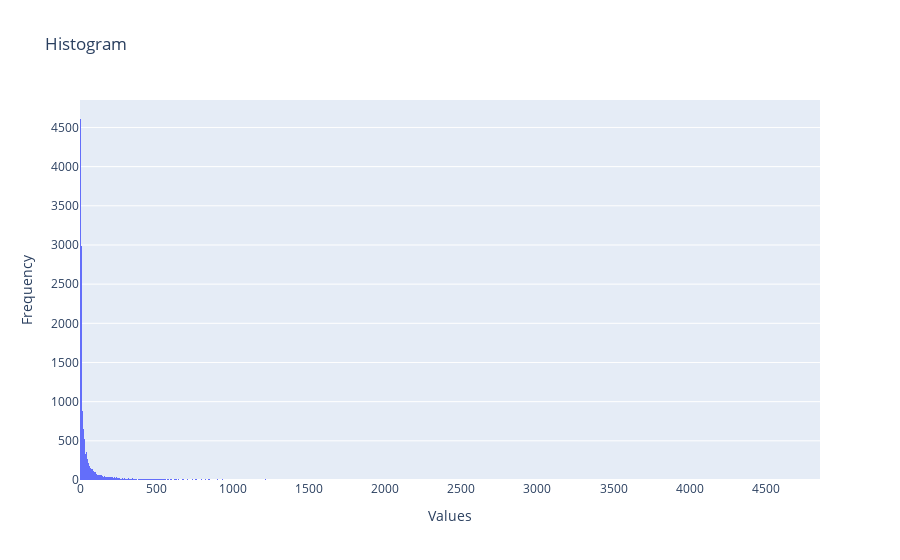

The notebook cell this image was saved under:
### Code cell
number_of_reviews = df_out.groupby("movie_id")["user_id"].count()

import plotly.graph_objects as go

# Create the histogram trace
histogram_trace = go.Histogram(x=number_of_reviews, nbinsx=1000)

# Create the layout
layout = go.Layout(
    title='Histogram',
    xaxis=dict(title='Values'),
    yaxis=dict(title='Frequency')
)

# Create the figure
fig = go.Figure(data=[histogram_trace], layout=layout)

# Display the figure
fig.show()

### Figure 1 — Plotly figure (JSON) as saved in the notebook; plotly's stock layout.template omitted (floating-point values rounded to 4 significant figures; data arrays with more than 128 entries replaced by an {"elided": "..."} marker saying what was removed)
{"data": [{"nbinsx": 1000, "type": "histogram", "x": {"elided": "17270 int values"}}], "layout": {"title": {"text": "Histogram"}, "xaxis": {"title": {"text": "Values"}}, "yaxis": {"title": {"text": "Frequency"}}}}
